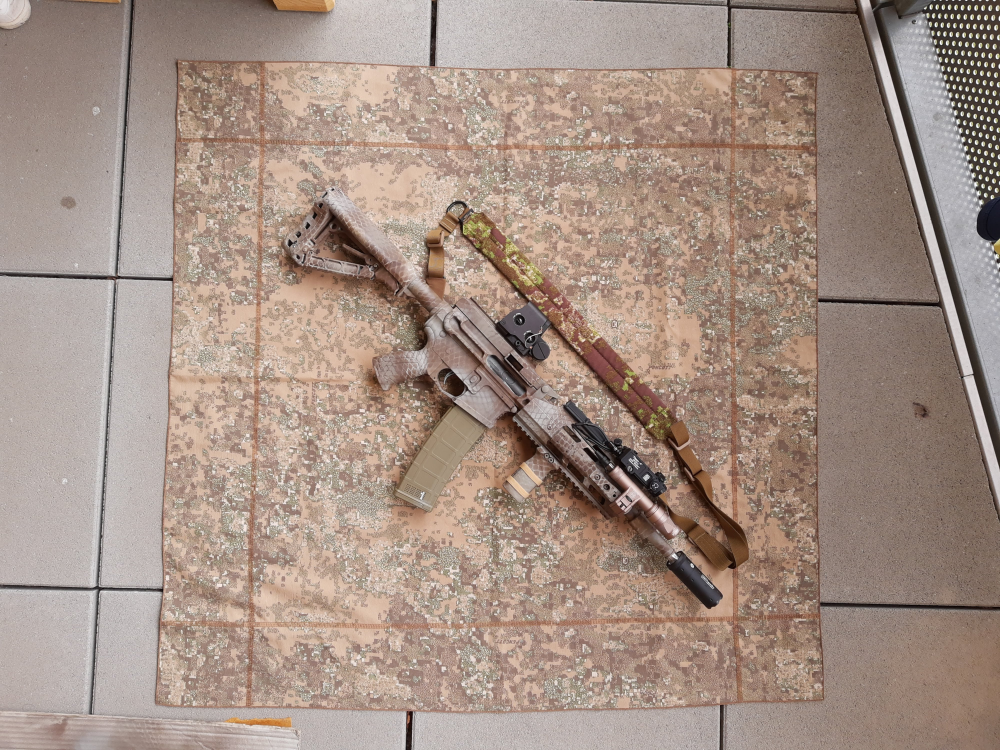
#> input picture Pythonworkspace/Resources/LSW.jpg, 4000 x 3000 px (shown at 1/4 size)
$ python OpenCVChapter5.py
#> lines starting #> are read from the running program, lines starting #| are printed output that depends on the picture
import cv2
import numpy as np

# Ebene Entzerrung
img = cv2.imread("Resources/LSW.jpg")
#> img is the input picture: shape (3000, 4000, 3); mean B, G, R 133.3, 144.6, 164.2

width, height = 2000, 2000
pts1 = np.float32([[710,240],[3270,290],[620,2820],[3295,2800]])
pts2 = np.float32([[0,0],[width,0],[0,height],[width,height]])
matrix = cv2.getPerspectiveTransform(pts1,pts2)
imgOut = cv2.warpPerspective(img, matrix, (width,height))
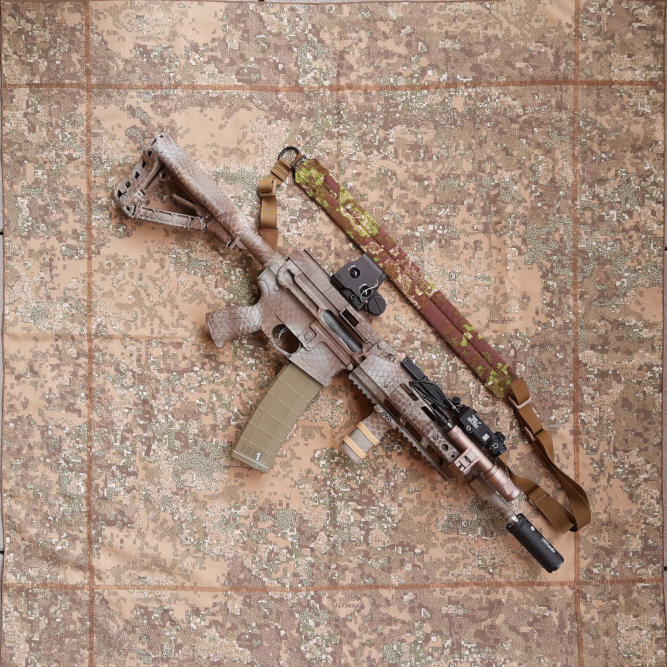
#> imgOut: shape (2000, 2000, 3) (shown at 1/3 size); mean B, G, R 127.9, 143.7, 168.9


cv2.imshow("Image", img)
cv2.imshow("Output", imgOut)

cv2.imwrite("LSW.jpg", imgOut)
cv2.waitKey(0)

$ run again, with Pythonworkspace/Resources/IMG_20201005_145318783.jpg copied over Pythonworkspace/Resources/LSW.jpg
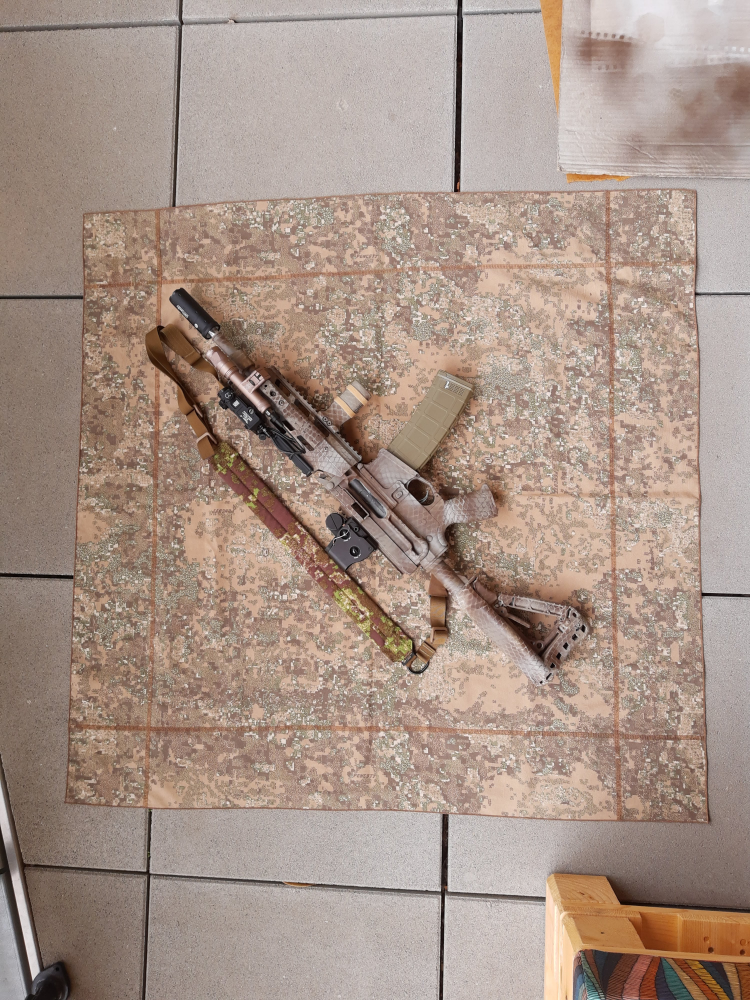
#> input picture Pythonworkspace/Resources/IMG_20201005_145318783.jpg, 3000 x 4000 px (shown at 1/4 size)
#> img is the input picture: shape (4000, 3000, 3); mean B, G, R 136, 147.7, 167.5
#> `imgOut = cv2.warpPerspective(img, matrix, (width,height))`:
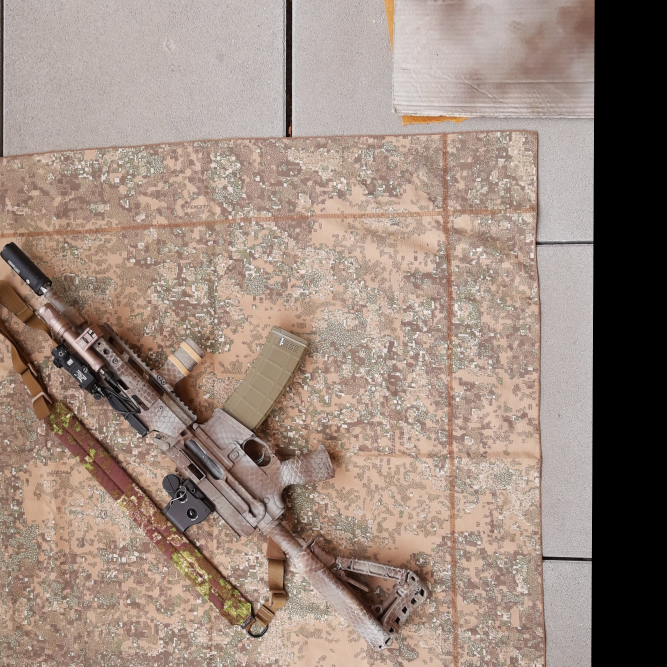
#> imgOut: shape (2000, 2000, 3) (shown at 1/3 size); mean B, G, R 126.1, 136.6, 155
